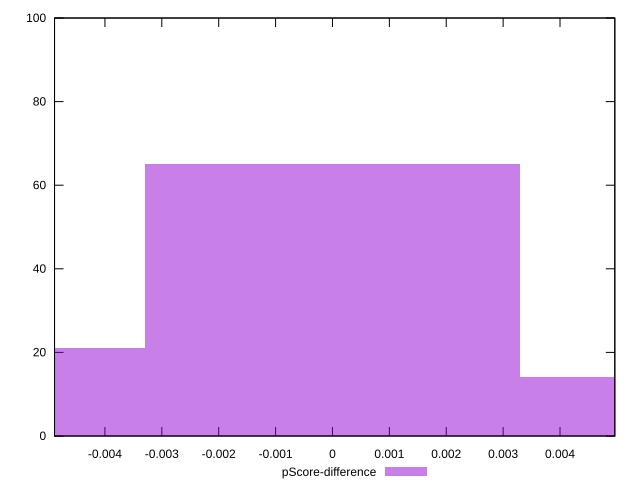

Here is the gnuplot script that generated this plot:
reset

$pScoreDifference <<EOF
0 65
-0.006604019346067366 21
0.006604019346067366 14
EOF

set key outside below
set boxwidth 0.006604019346067366
set xrange [-0.004886025825752038:0.004963450761503285]
set yrange [0:100]
set trange [0:100]
set style fill transparent solid 0.5 noborder
set terminal svg size 640, 490 enhanced background rgb 'white'
set output "reports/report_00033_2021-03-01T14-23-16.841Z/mainthread-work-breakdown/samples/astro-cached/pScore-difference/histogram.svg"

plot $pScoreDifference title "pScore-difference" with boxes

reset
